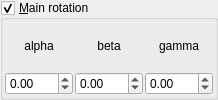
    <widget class="MyGroupBox" name="groupCheck_IFS_rotation_enabled">
     <property name="title">
      <string>&amp;Main rotation</string>
     </property>
     <property name="checkable">
      <bool>true</bool>
     </property>
     <layout class="QVBoxLayout" name="verticalLayout_3" stretch="0">
      <property name="spacing">
       <number>2</number>
      </property>
      <property name="leftMargin">
       <number>2</number>
      </property>
      <property name="topMargin">
       <number>2</number>
      </property>
      <property name="rightMargin">
       <number>2</number>
      </property>
      <property name="bottomMargin">
       <number>2</number>
      </property>
      <item>
       <layout class="QGridLayout" name="gridLayout_2">
        <property name="spacing">
         <number>2</number>
        </property>
        <item row="0" column="1">
         <widget class="QLabel" name="label_14">
          <property name="text">
           <string notr="true">beta</string>
          </property>
          <property name="alignment">
           <set>Qt::AlignCenter</set>
          </property>
         </widget>
        </item>
        <item row="1" column="0">
         <widget class="MyDoubleSpinBox" name="spinboxd3_IFS_rotation_x">
          <property name="sizePolicy">
           <sizepolicy hsizetype="Minimum" vsizetype="Maximum">
            <horstretch>0</horstretch>
            <verstretch>0</verstretch>
           </sizepolicy>
          </property>
          <property name="prefix">
           <string/>
          </property>
          <property name="suffix">
           <string/>
          </property>
          <property name="decimals">
           <number>2</number>
          </property>
          <property name="minimum">
           <double>-180.000000000000000</double>
          </property>
          <property name="maximum">
           <double>180.000000000000000</double>
          </property>
          <property name="singleStep">
           <double>1.000000000000000</double>
          </property>
         </widget>
        </item>
        <item row="0" column="0">
         <widget class="QLabel" name="label_13">
          <property name="text">
           <string notr="true">alpha</string>
          </property>
          <property name="alignment">
           <set>Qt::AlignCenter</set>
          </property>
         </widget>
        </item>
        <item row="0" column="2">
         <widget class="QLabel" name="label_15">
          <property name="text">
           <string notr="true">gamma</string>
          </property>
          <property name="alignment">
           <set>Qt::AlignCenter</set>
          </property>
         </widget>
        </item>
        <item row="1" column="1">
         <widget class="MyDoubleSpinBox" name="spinboxd3_IFS_rotation_y">
          <property name="sizePolicy">
           <sizepolicy hsizetype="Minimum" vsizetype="Maximum">
            <horstretch>0</horstretch>
            <verstretch>0</verstretch>
           </sizepolicy>
          </property>
          <property name="prefix">
           <string/>
          </property>
          <property name="suffix">
           <string/>
          </property>
          <property name="decimals">
           <number>2</number>
          </property>
          <property name="minimum">
           <double>-180.000000000000000</double>
          </property>
          <property name="maximum">
           <double>180.000000000000000</double>
          </property>
          <property name="singleStep">
           <double>1.000000000000000</double>
          </property>
         </widget>
        </item>
        <item row="1" column="2">
         <widget class="MyDoubleSpinBox" name="spinboxd3_IFS_rotation_z">
          <property name="sizePolicy">
           <sizepolicy hsizetype="Minimum" vsizetype="Maximum">
            <horstretch>0</horstretch>
            <verstretch>0</verstretch>
           </sizepolicy>
          </property>
          <property name="prefix">
           <string/>
          </property>
          <property name="suffix">
           <string/>
          </property>
          <property name="decimals">
           <number>2</number>
          </property>
          <property name="minimum">
           <double>-180.000000000000000</double>
          </property>
          <property name="maximum">
           <double>180.000000000000000</double>
          </property>
          <property name="singleStep">
           <double>1.000000000000000</double>
          </property>
         </widget>
        </item>
       </layout>
      </item>
     </layout>
    </widget>
